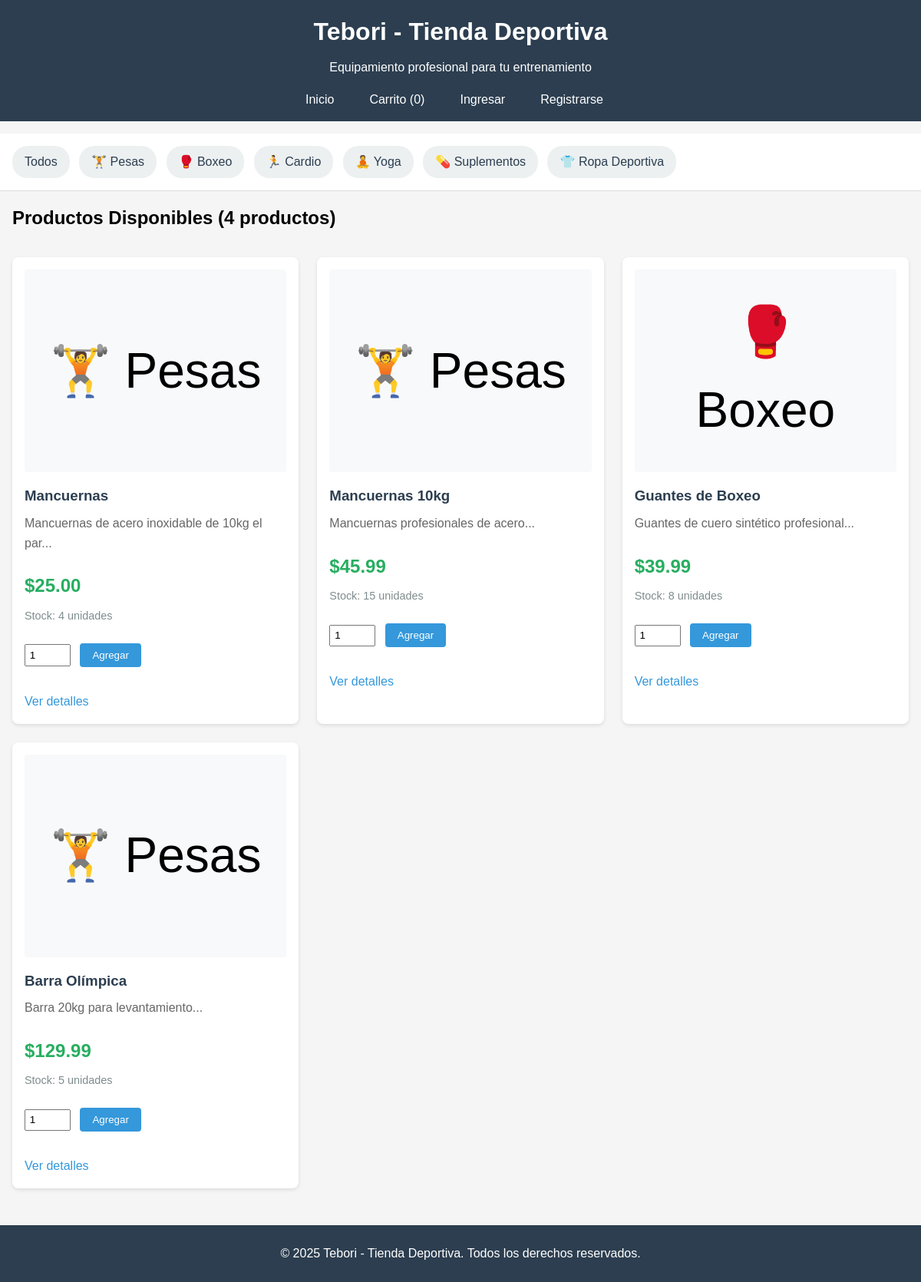
The page / on the database its author committed.
### tables this page shows
CREATE TABLE `productos` (
  `id` int(11) NOT NULL,
  `nombre` varchar(200) NOT NULL,
  `descripcion` text DEFAULT NULL,
  `precio` decimal(10,2) NOT NULL,
  `categoria` varchar(50) NOT NULL,
  `stock` int(11) DEFAULT 0,
  `imagen` varchar(255) DEFAULT 'default.jpg',
  `fecha_creacion` timestamp NOT NULL DEFAULT current_timestamp(),
  `activo` tinyint(1) DEFAULT 1
);

### datos.php (called while the page is built, shortened)
<?php
$database = new Database();
$conn = $database->getConnection();
$categorias = array(
    'pesas' => '🏋️ Pesas',
    'boxeo' => '🥊 Boxeo',
    'cardio' => '🏃 Cardio',
    'yoga' => '🧘 Yoga',
    'suplementos' => '💊 Suplementos',
    'ropa' => '👕 Ropa Deportiva'
);
function obtenerProductos($conn, $categoria_filtro = null) {
    $query = "SELECT * FROM productos WHERE activo = 1";
    $query .= " ORDER BY fecha_creacion DESC";
    $stmt = $conn->prepare($query);
    $stmt->execute();
    return $stmt->fetchAll(PDO::FETCH_ASSOC);
}
$productos_array = obtenerProductos($conn);
$usuario_logueado = false;
$total_carrito = 0;
?>

### index.php (the view, shortened to what this page needs)
<?php
include 'datos.php';
$categoria_filtro = $_GET['categoria'] ?? null;
$productos_array = obtenerProductos($conn, $categoria_filtro);
?>
<!DOCTYPE html>
<html lang="es">
<head>
    <link rel="stylesheet" href="estilo.css">
</head>
<body>
    <div class="encabezado" style="text-align:center;">
        <h1 >Tebori - Tienda Deportiva</h1>
        <p>Equipamiento profesional para tu entrenamiento</p>
        <div class="menu">
            <a href="index.php">Inicio</a>
            <a href="carrito.php">Carrito (<?php echo $total_carrito; ?>)</a>
            <?php if ($usuario_logueado): ?>
                <span>Hola, <?php echo $usuario_nombre; ?></span>
                <?php if ($usuario_rol == 'admin'): ?>
                    <a href="admin.php">Admin</a>
                <?php endif; ?>
                <a href="logout.php">Salir</a>
            <?php else: ?>
                <a href="login.php">Ingresar</a>
                <a href="registro.php">Registrarse</a>
            <?php endif; ?>
        </div>
    </div>
    <div class="categorias">
        <a href="index.php">Todos</a>
        <?php foreach ($categorias as $clave => $nombre): ?>
            <a href="index.php?categoria=<?php echo $clave; ?>"
               class="<?php echo ($categoria_filtro == $clave) ? 'activa' : ''; ?>">
                <?php echo $nombre; ?>
            </a>
        <?php endforeach; ?>
    </div>
    <div class="contenedor">
        <h2>Productos Disponibles (<?php echo count($productos_array); ?> productos)</h2>
        <?php if (empty($productos_array)): ?>
            <div class="aviso">
                <p>No hay productos disponibles en esta categoría.</p>
                <?php if ($usuario_rol == 'admin'): ?>
                    <a href="admin.php">Agregar productos desde el panel admin</a>
                <?php endif; ?>
            </div>
        <?php else: ?>
            <div class="productos">
                <?php foreach ($productos_array as $producto): ?>
                    <div class="producto">
                        <div class="producto-imagen">
                            <?php
                            if ($producto['imagen'] && file_exists('uploads/' . $producto['imagen'])):
                            ?>
                                <img src="uploads/<?php echo $producto['imagen']; ?>"
                                     alt="<?php echo htmlspecialchars($producto['nombre']); ?>">
                            <?php else: ?>
                                <div class="icono-categoria">
                                    <?php echo $categorias[$producto['categoria']] ?? '🎯'; ?>
                                </div>
                            <?php endif; ?>
                        </div>
                        <div class="producto-info">
                            <h3><?php echo htmlspecialchars($producto['nombre']); ?></h3>
                            <p class="descripcion"><?php echo htmlspecialchars(substr($producto['descripcion'], 0, 100)) . '...'; ?></p>
                            <p class="precio">$<?php echo number_format($producto['precio'], 2); ?></p>
                            <p class="stock <?php echo ($producto['stock'] > 0) ? 'con-stock' : 'sin-stock'; ?>">
                                Stock: <?php echo $producto['stock']; ?> unidades
                            </p>
                            <?php if ($producto['stock'] > 0): ?>
                                <form action="agregar_carrito.php" method="POST">
                                    <div class="form-carrito">
                                        <input type="number" name="cantidad" value="1" min="1" max="<?php echo $producto['stock']; ?>">
                                        <button type="submit">Agregar</button>
                                    </div>
                                </form>
                            <?php else: ?>
                                <p class="sin-stock">Sin stock</p>
                            <?php endif; ?>
                            <a href="ver_producto.php?id=<?php echo $producto['id']; ?>" class="ver-mas">
                                Ver detalles
                            </a>
                        </div>
                    </div>
                <?php endforeach; ?>
            </div>
        <?php endif; ?>
    </div>
    <div class="pie">
        <p>&copy; <?php echo date('Y'); ?> Tebori - Tienda Deportiva. Todos los derechos reservados.</p>
    </div>
</body>
</html>

### estilo.css (style rules this page uses)
* { margin: 0; padding: 0; box-sizing: border-box; }
body { font-family: Arial, sans-serif; line-height: 1.6; background: #f5f5f5; }
.encabezado { background: #2c3e50; color: white; padding: 1rem; margin-bottom: 1rem; }
.encabezado h1 { margin-bottom: 0.5rem; }
.menu { margin-top: 1rem; }
.menu a, .menu span { color: white; margin-right: 1rem; text-decoration: none; padding: 0.3rem 0.8rem; border-radius: 4px; }
.categorias { background: white; padding: 1rem; border-bottom: 1px solid #ddd; margin-bottom: 1rem; }
.categorias a { display: inline-block; background: #ecf0f1; color: #2c3e50; padding: 0.5rem 1rem; margin-right: 0.5rem; border-radius: 20px; text-decoration: none; }
.contenedor { max-width: 1200px; margin: 0 auto; padding: 0 1rem; }
.productos { display: grid; grid-template-columns: repeat(auto-fill, minmax(300px, 1fr)); gap: 1.5rem; margin: 2rem 0; }
.producto { background: white; border-radius: 8px; overflow: hidden; box-shadow: 0 2px 5px rgba(0,0,0,0.1); padding: 1rem; }
.producto-imagen { font-size: 3rem; text-align: center; background: #f8f9fa; padding: 2rem; margin-bottom: 1rem; border-radius: 4px; }
.producto-info h3 { margin-bottom: 0.5rem; color: #2c3e50; }
.precio { font-size: 1.5rem; font-weight: bold; color: #27ae60; margin: 0.5rem 0; }
.stock { color: #7f8c8d; font-size: 0.9rem; margin-bottom: 1rem; }
.producto form { margin: 1rem 0; }
.producto input[type="number"] { width: 60px; padding: 0.3rem; margin-right: 0.5rem; }
.producto button { background: #3498db; color: white; border: none; padding: 0.5rem 1rem; border-radius: 4px; cursor: pointer; }
.ver-mas { display: inline-block; color: #3498db; text-decoration: none; margin-top: 0.5rem; }
.descripcion { color: #666; margin-bottom: 1.5rem; line-height: 1.6; }
.form-carrito { margin: 1.5rem 0; }
.pie { background: #2c3e50; color: white; text-align: center; padding: 1.5rem; margin-top: 3rem; }
.icono-categoria { width: 100%; height: 200px; display: flex; align-items: center; justify-content: center; font-size: 4rem; background: #f8f9fa; border-radius: 8px 8px 0 0; }

### rows shown on the page
productos: categoria "🏋️ Pesas", nombre "Mancuernas", descripcion "Mancuernas de acero inoxidable de 10kg el par", precio "25.00", stock "4"
productos: categoria "🏋️ Pesas", nombre "Mancuernas 10kg", descripcion "Mancuernas profesionales de acero", precio "45.99", stock "15"
productos: categoria "🥊 Boxeo", nombre "Guantes de Boxeo", descripcion "Guantes de cuero sintético profesional", precio "39.99", stock "8"
productos: categoria "🏋️ Pesas", nombre "Barra Olímpica", descripcion "Barra 20kg para levantamiento", precio "129.99", stock "5"

### other values the page prints
$total_carrito "0"
$nombre "🏋️ Pesas"
$nombre "🥊 Boxeo"
$nombre "🏃 Cardio"
$nombre "🧘 Yoga"
$nombre "💊 Suplementos"
$nombre "👕 Ropa Deportiva"
count($productos_array) "4"
